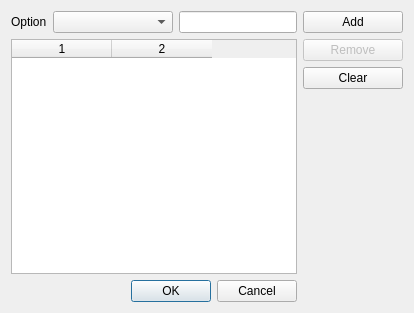
<?xml version="1.0" encoding="UTF-8"?>
<ui version="4.0">
 <class>OptionDialog</class>
 <widget class="QDialog" name="OptionDialog">
  <property name="geometry">
   <rect>
    <x>0</x>
    <y>0</y>
    <width>414</width>
    <height>313</height>
   </rect>
  </property>
  <property name="windowTitle">
   <string>Add Options</string>
  </property>
  <layout class="QHBoxLayout" name="horizontalLayout_3">
   <item>
    <layout class="QHBoxLayout" name="horizontalLayout_2">
     <item>
      <layout class="QVBoxLayout" name="verticalLayout_2">
       <item>
        <layout class="QHBoxLayout" name="horizontalLayout">
         <item>
          <widget class="QLabel" name="label">
           <property name="text">
            <string>Option</string>
           </property>
          </widget>
         </item>
         <item>
          <widget class="QComboBox" name="optionComboBox">
           <property name="sizePolicy">
            <sizepolicy hsizetype="Fixed" vsizetype="Fixed">
             <horstretch>0</horstretch>
             <verstretch>0</verstretch>
            </sizepolicy>
           </property>
           <property name="minimumSize">
            <size>
             <width>120</width>
             <height>0</height>
            </size>
           </property>
          </widget>
         </item>
         <item>
          <widget class="QLineEdit" name="optionValueEdit"/>
         </item>
        </layout>
       </item>
       <item>
        <widget class="QTableWidget" name="tableWidget">
         <property name="selectionMode">
          <enum>QAbstractItemView::SingleSelection</enum>
         </property>
         <property name="selectionBehavior">
          <enum>QAbstractItemView::SelectRows</enum>
         </property>
         <property name="columnCount">
          <number>2</number>
         </property>
         <column/>
         <column/>
        </widget>
       </item>
       <item>
        <widget class="QDialogButtonBox" name="buttonBox">
         <property name="orientation">
          <enum>Qt::Horizontal</enum>
         </property>
         <property name="standardButtons">
          <set>QDialogButtonBox::Cancel|QDialogButtonBox::Ok</set>
         </property>
        </widget>
       </item>
      </layout>
     </item>
     <item>
      <layout class="QVBoxLayout" name="verticalLayout">
       <item>
        <widget class="QPushButton" name="addButton">
         <property name="sizePolicy">
          <sizepolicy hsizetype="Fixed" vsizetype="Fixed">
           <horstretch>0</horstretch>
           <verstretch>0</verstretch>
          </sizepolicy>
         </property>
         <property name="minimumSize">
          <size>
           <width>100</width>
           <height>0</height>
          </size>
         </property>
         <property name="text">
          <string>Add</string>
         </property>
        </widget>
       </item>
       <item>
        <widget class="QPushButton" name="removeButton">
         <property name="enabled">
          <bool>false</bool>
         </property>
         <property name="text">
          <string>Remove</string>
         </property>
        </widget>
       </item>
       <item>
        <widget class="QPushButton" name="clearButton">
         <property name="text">
          <string>Clear</string>
         </property>
        </widget>
       </item>
       <item>
        <spacer name="verticalSpacer">
         <property name="orientation">
          <enum>Qt::Vertical</enum>
         </property>
         <property name="sizeHint" stdset="0">
          <size>
           <width>20</width>
           <height>40</height>
          </size>
         </property>
        </spacer>
       </item>
      </layout>
     </item>
    </layout>
   </item>
  </layout>
 </widget>
 <resources/>
 <connections>
  <connection>
   <sender>buttonBox</sender>
   <signal>accepted()</signal>
   <receiver>OptionDialog</receiver>
   <slot>accept()</slot>
   <hints>
    <hint type="sourcelabel">
     <x>152</x>
     <y>289</y>
    </hint>
    <hint type="destinationlabel">
     <x>206</x>
     <y>156</y>
    </hint>
   </hints>
  </connection>
  <connection>
   <sender>buttonBox</sender>
   <signal>rejected()</signal>
   <receiver>OptionDialog</receiver>
   <slot>reject()</slot>
   <hints>
    <hint type="sourcelabel">
     <x>152</x>
     <y>289</y>
    </hint>
    <hint type="destinationlabel">
     <x>206</x>
     <y>156</y>
    </hint>
   </hints>
  </connection>
 </connections>
</ui>
